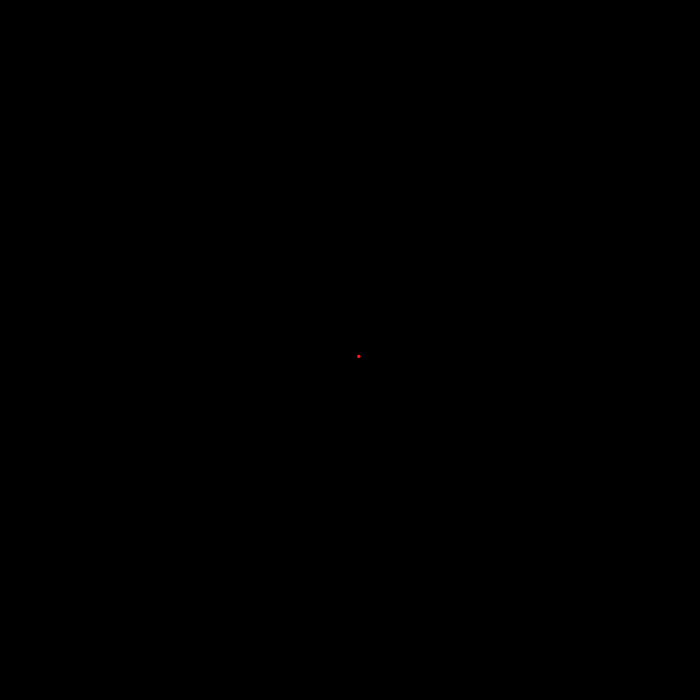
Frame 1 (no input)
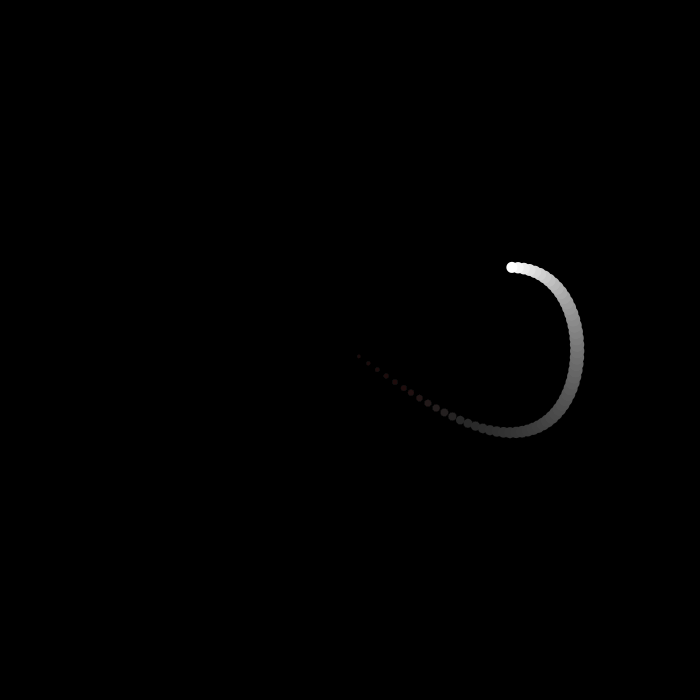
Frame 60 (the mouse pressed at the canvas centre just before this capture)
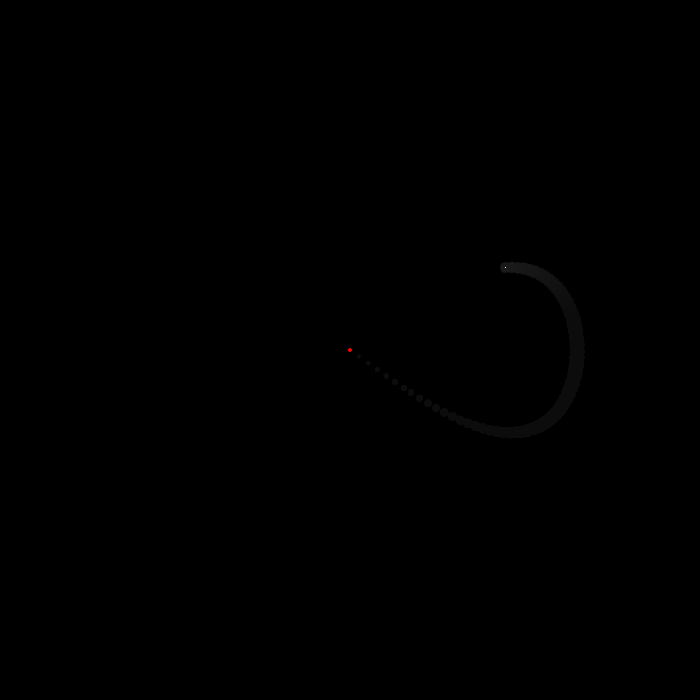
Frame 120 (the mouse held since frame 60 and released just before this capture)

The Processing sketch that drew these frames (run headless with seeded random() and noise(); from frame 60 on, the mouse is pressed at the canvas centre):

// Processing sketch: processing_116568
// ── processing_116568.pde

int s, prevSecond;
float angle, rY, rX;
float a, b, x, y;
float[] xs, ys, os;
int[] vs;
float loopScale;
boolean forward;
float n = 0.0;

void initializeVars() {
  angle = 0;
  rY = 80 * 0.5;
  rX = 220 * 0.5;
  a = 1.5;
  b = 3;
  prevSecond = 0;
  xs = new float[0];
  ys = new float[0];
  os = new float[0];
  vs = new int[0];
  loopScale = 200;
  frameRate(120);
  forward = true;
}

void setup() {
  background(0);
  size(700, 700);
  initializeVars();
  noStroke();
  smooth();
}

void drawLoop(float scale, boolean forwardVal) {
  float scaleFactor = map(scale, 0, width/2, 2.5, 0.8);

  if (forwardVal) {
    angle += 1 * scaleFactor;//1 + (1/scale)/100;//(1 + scale/100); //3
  } 
  else {
    angle -= 1 * scaleFactor;//1 + (1/scale)/100;//(1 + scale/100); //3
  }
  pushMatrix();
  translate(width/2, height/2);
  x = rX * sin(radians(a*angle)) * (scale*0.01);
  y = rY * sin(radians(b*angle)) * (scale*0.01);
  float colorMap1 = map(abs(x), 0, rX, 0, 255);
  float colorMap2 = map(abs(y), 0, rY, 0, 255);
  fill(255, colorMap1, colorMap1);
  ellipse(x, y, abs(x)*0.05 + 3, abs(x)*0.05 + 3);
  popMatrix();
}

void refreshBackground() {
  fill(0, 10);
  rect(0, 0, width, height);
}

void drawTraces() {
  for (int i = 0; i < vs.length; i++) {
    float opacity = random(1);
    os[i] -= opacity;
    if (os[i] < 10) {
      vs[i] = 1;
    }
    if (vs[i] == 0) {
      pushMatrix();
      translate(width/2, height/2);
      fill(255, os[i]);
      ellipse(xs[i], ys[i], 1, 1);
      popMatrix();
    }
  }
}

void updateTraces() {
  pushMatrix();
  translate(width/2, height/2);
  xs = append(xs, x);
  ys = append(ys, y);
  os = append(os, random(255));
  vs = append(vs, 0);
  popMatrix();
}

void draw() {
  drawTraces();
  refreshBackground();
  drawLoop(loopScale, forward);

  s = second();
  if (prevSecond != s) {
    loopScale = map(noise(n), 0, 1, 0, width/2);
    prevSecond = s;
  }

  n += 0.01;

  if (keyPressed) {
    updateTraces();
  }

  if (mousePressed) {
    loopScale = abs(mouseX - width/2);
    updateTraces();
    if (mouseX < width/2) {
      forward = false;
    } 
    else {
      forward = true;
    }
  }
}
